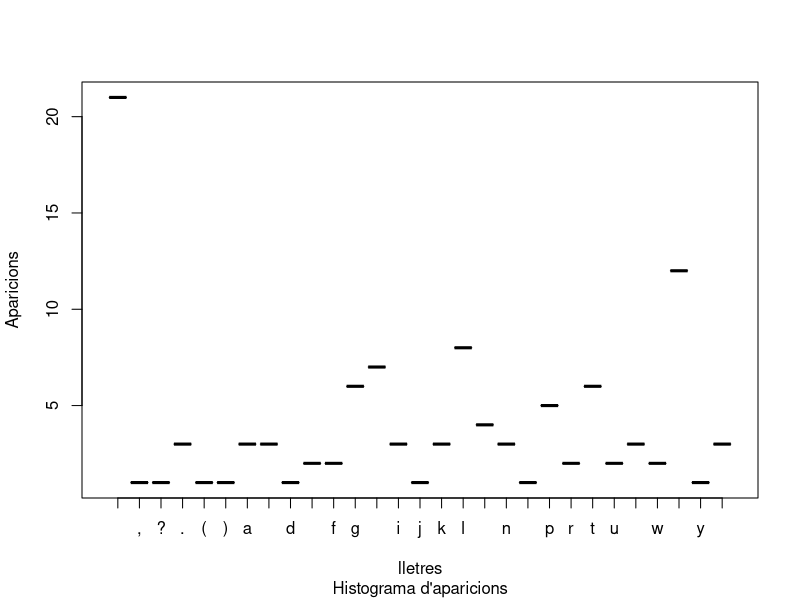

Recreate this plot in R.
## ---- chunk 1
knitr::opts_chunk$set(echo = TRUE)
## ---- chunk 2

splitted <- as.data.frame(table(strsplit("xfimr litvxl. patm tkx px ebobgz yhk? tutgwhgxw ietvxl. b znxll px dghp max lvhkx. (la hp fnlm zh hg, ur jnxxg)", "")))
splitted
plot(splitted, type="h", ylab="Aparicions", xlab="lletres", sub="Histograma d'aparicions")

